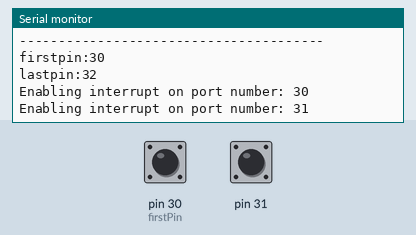
Recording of a sketch running on a simulated Arduino Mega 2560, built with avr-gcc and run on an emulated ATmega2560. On the bench: the last lines printed to the serial monitor. The test bench sets the inputs (shaded band); at power-on: pin 30 (firstPin) HIGH, pin 31 HIGH.

Above: at 1.2 s.
1.3 s: pin 30 (firstPin) pulled LOW for 0.15 s
At 2.0 s:
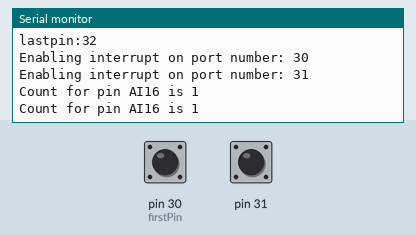
2.9 s: pin 31 pulled LOW for 0.15 s
At 4.4 s:
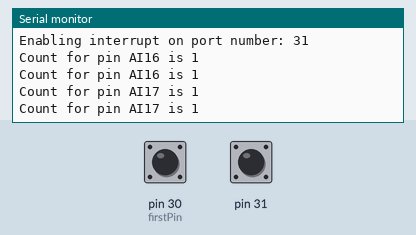

Measured:
- after the input at 1.3 s, the serial monitor: prints a new line at once (image 1)
- after the input at 2.9 s, the serial monitor: prints a new line at once (image 2)

The sketch:

rotary_pinchangeint_uno.ino
```cpp
#include <PinChangeInt.h>
//available pins : 10->15,50->52

#define firstPin 30
#define lastPin 32

int i ;
int count;

uint8_t latest_interrupted_pin;
uint8_t interrupt_count[lastPin]={0}; //  possible arduino pins

void quicfunc() {
  latest_interrupted_pin=PCintPort::arduinoPin;
  interrupt_count[latest_interrupted_pin]++;
}

void interruptDigitalPortSetup(int portNumber){
  pinMode(portNumber, INPUT); digitalWrite(portNumber, HIGH);
  PCintPort::attachInterrupt(portNumber, &quicfunc, CHANGE);
  Serial.print("Enabling interrupt on port number: ");Serial.println(i);
}

void setup() {
  /*pinMode(22, INPUT); digitalWrite(22, HIGH);
  PCintPort::attachInterrupt(22, &quicfunc, CHANGE);
  pinMode(23, INPUT); digitalWrite(23, HIGH);
  PCintPort::attachInterrupt(23, &quicfunc, CHANGE);*/
  Serial.begin(115200);
  Serial.println("---------------------------------------");
  Serial.print("firstpin:");Serial.println(firstPin);
  Serial.print("lastpin:");Serial.println(lastPin);

  for (i=firstPin; i < lastPin; i++ ){
  interruptDigitalPortSetup(i);
  }
}


void loop() {

  for (i=firstPin; i < lastPin; i++) {
    if (interrupt_count[i] != 0) {
      count=interrupt_count[i];
      interrupt_count[i]=0;
      Serial.print("Count for pin ");
      if (i < 14) {
        Serial.print("D");
        Serial.print(i, DEC);
      } else {
        Serial.print("AI");
        Serial.print(i-14, DEC);
      }
      Serial.print(" is ");
      Serial.println(count, DEC);
    }
  }
}
```
